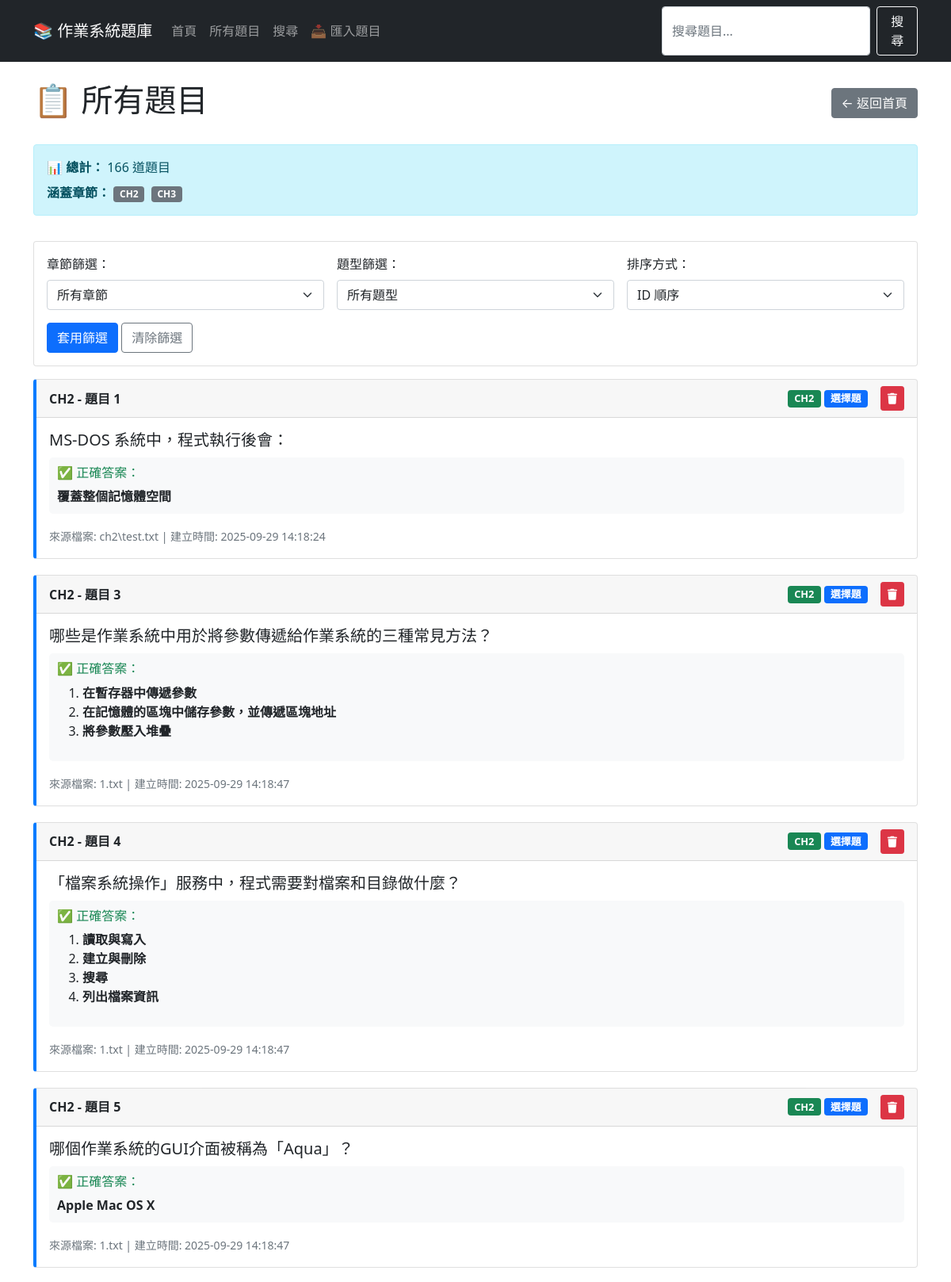
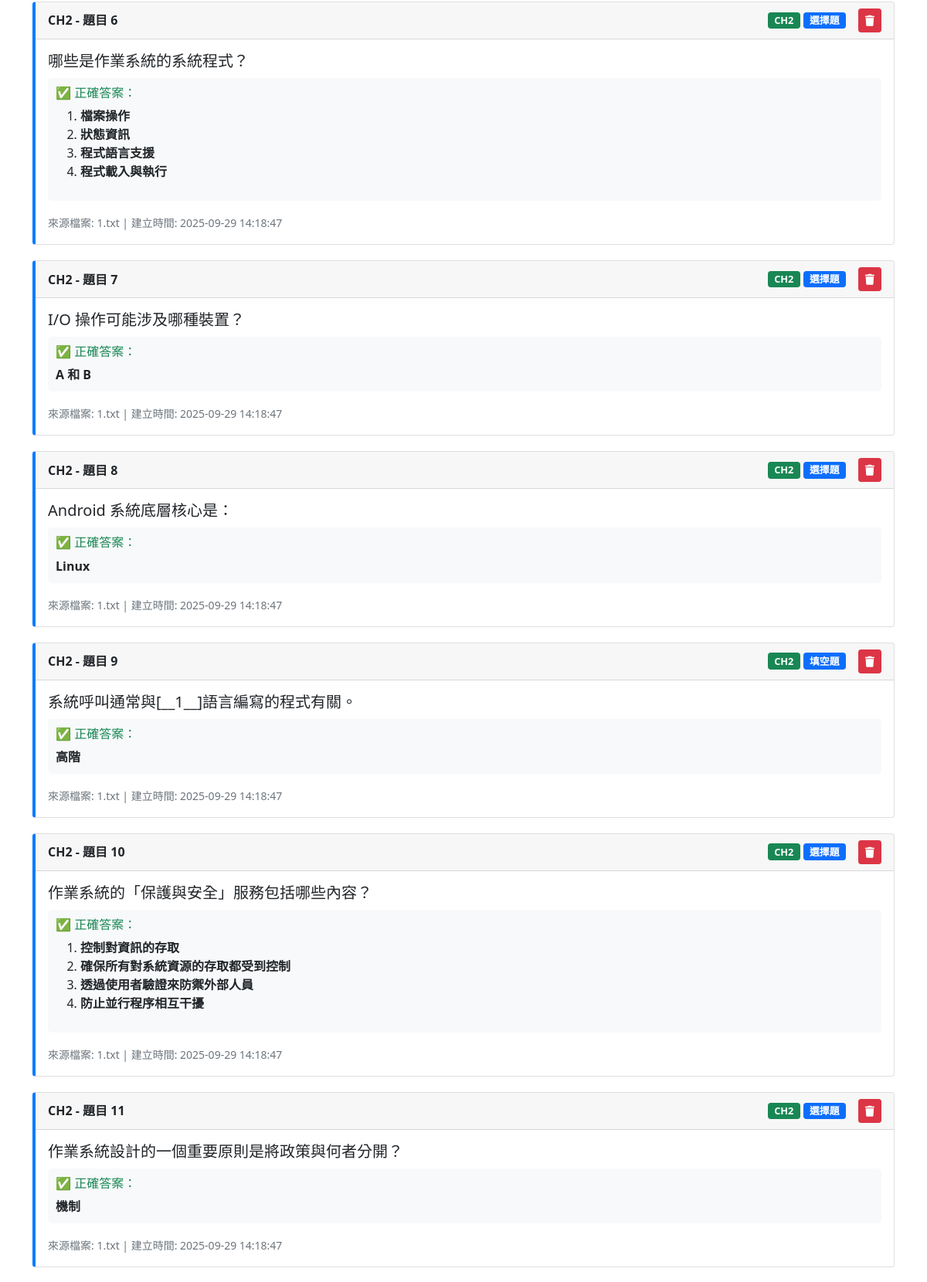
Screenshot of /all (upper part) with the database file from the repository (2 pictures, top to bottom).
### tables this page shows
CREATE TABLE questions (
    id INTEGER PRIMARY KEY AUTOINCREMENT,
    chapter TEXT NOT NULL,
    q_text TEXT NOT NULL,
    q_text_norm TEXT NOT NULL,
    q_type TEXT NOT NULL CHECK (q_type IN ('選擇題','填空題')),
    source_file TEXT,
    created_at TIMESTAMP DEFAULT CURRENT_TIMESTAMP,
    UNIQUE(chapter, q_text_norm)
);

CREATE TABLE answers (
    id INTEGER PRIMARY KEY AUTOINCREMENT,
    question_id INTEGER NOT NULL,
    position INTEGER NOT NULL,
    answer_text TEXT NOT NULL,
    created_at TIMESTAMP DEFAULT CURRENT_TIMESTAMP,
    UNIQUE(question_id, position, answer_text),
    FOREIGN KEY (question_id) REFERENCES questions(id) ON DELETE CASCADE
);

### web_app.py (the view)
@app.route('/all')
def view_all():
    questions = get_all_questions()
    return render_template('all_questions.html', questions=questions)

### web_app.py (called while the page is built)
def get_db_connection():
    conn = sqlite3.connect(str(DB_PATH))
    conn.row_factory = sqlite3.Row  # 讓結果可以像字典一樣存取
    return conn

### templates/all_questions.html (shortened to what this page needs)
{% extends "base.html" %}
{% block content %}
<div class="d-flex justify-content-between align-items-center mb-4">
    <h1>📋 所有題目</h1>
    <a href="{{ url_for('index') }}" class="btn btn-secondary">← 返回首頁</a>
</div>
<div class="row mb-3">
    <div class="col-md-12">
        <div class="alert alert-info">
            <strong>📊 總計：</strong> {{ questions|length }} 道題目
            {% if questions %}
            <div class="mt-2">
                {% set chapters = questions|map(attribute='chapter')|list|unique|list %}
                <strong>涵蓋章節：</strong>
                {% for chapter in chapters %}
                    <span class="badge bg-secondary me-1">{{ chapter.upper() }}</span>
                {% endfor %}
            </div>
            {% endif %}
        </div>
    </div>
</div>
<div class="row mb-3">
    <div class="col-md-12">
        <div class="card">
            <div class="card-body">
                <form method="GET" class="row g-3">
                    <div class="col-md-4">
                        <label for="chapter_filter" class="form-label">章節篩選：</label>
                        <select class="form-select" id="chapter_filter" name="chapter">
                            <option value="">所有章節</option>
                            {% set chapters = questions|map(attribute='chapter')|list|unique|list %}
                        </select>
                    </div>
                    <div class="col-md-4">
                        <label for="type_filter" class="form-label">題型篩選：</label>
                        <select class="form-select" id="type_filter" name="type">
                            <option value="">所有題型</option>
                            {% set types = questions|map(attribute='type')|list|unique|list %}
                        </select>
                    </div>
                    <div class="col-md-4">
                        <label for="sort" class="form-label">排序方式：</label>
                        <select class="form-select" id="sort" name="sort">
                            <option value="id" {% if request.args.get('sort') == 'id' %}selected{% endif %}>ID 順序</option>
                        </select>
                    </div>
                    <div class="col-md-12">
                        <button type="submit" class="btn btn-primary">套用篩選</button>
                        <a href="{{ url_for('view_all') }}" class="btn btn-outline-secondary">清除篩選</a>
                    </div>
                </form>
            </div>
        </div>
    </div>
</div>
{% if questions %}
    {% set filtered_questions = questions %}
    {% if request.args.get('chapter') %}
        {% set filtered_questions = questions|selectattr('chapter', 'equalto', request.args.get('chapter'))|list %}
    {% endif %}
    {% if request.args.get('type') %}
        {% set filtered_questions = filtered_questions|selectattr('type', 'equalto', request.args.get('type'))|list %}
    {% endif %}
    {% for question in filtered_questions %}
    <div class="card question-card">
        <div class="card-header d-flex justify-content-between align-items-center">
            <span><strong>{{ question.chapter.upper() }} - 題目 {{ question.id }}</strong></span>
            <div class="d-flex align-items-center">
                <span class="badge bg-success question-type-badge me-1">{{ question.chapter.upper() }}</span>
                <span class="badge bg-primary question-type-badge me-3">{{ question.type }}</span>
                <button class="btn btn-danger btn-sm delete-question-btn"
                        data-question-id="{{ question.id }}"
                        data-question-preview="{{ question.question[:50] }}..."
                        title="刪除題目">
                    <i class="fas fa-trash"></i>
                </button>
            </div>
        </div>
        <div class="card-body">
            <h5 class="card-title">{{ question.question }}</h5>
            {% if question.answers %}
            <div class="answer-list">
                <h6 class="text-success">✅ 正確答案：</h6>
                {% if question.answers|length == 1 %}
                    <p class="mb-0"><strong>{{ question.answers[0] }}</strong></p>
                {% else %}
                    <ol>
                        {% for answer in question.answers %}
                        <li><strong>{{ answer }}</strong></li>
                        {% endfor %}
                    </ol>
                {% endif %}
            </div>
            {% endif %}
            <div class="mt-3">
                <small class="text-muted">
                    來源檔案: {{ question.source_file or '未知' }} |
                    建立時間: {{ question.created_at }}
                </small>
            </div>
        </div>
    </div>
    {% endfor %}
{% else %}
    <div class="alert alert-warning text-center">
        <h4>😔 目前沒有任何題目</h4>
        <p>請先匯入題目到資料庫。</p>
        <a href="{{ url_for('index') }}" class="btn btn-primary">返回首頁</a>
    </div>
{% endif %}
{% endblock %}

### templates/base.html (shortened to what this page needs)
<!DOCTYPE html>
<html lang="zh-TW">
<head>
    <link href="https://cdn.jsdelivr.net/npm/bootstrap@5.1.3/dist/css/bootstrap.min.css" rel="stylesheet">
    <link rel="stylesheet" href="https://cdnjs.cloudflare.com/ajax/libs/font-awesome/6.0.0/css/all.min.css">
</head>
<body>
    <nav class="navbar navbar-expand-lg navbar-dark bg-dark">
        <div class="container">
            <a class="navbar-brand" href="{{ url_for('index') }}">📚 作業系統題庫</a>
            <div class="collapse navbar-collapse" id="navbarNav">
                <ul class="navbar-nav me-auto">
                    <li class="nav-item">
                        <a class="nav-link" href="{{ url_for('index') }}">首頁</a>
                    </li>
                    <li class="nav-item">
                        <a class="nav-link" href="{{ url_for('view_all') }}">所有題目</a>
                    </li>
                    <li class="nav-item">
                        <a class="nav-link" href="{{ url_for('search') }}">搜尋</a>
                    </li>
                    <li class="nav-item">
                        <a class="nav-link" href="{{ url_for('import_questions') }}">📥 匯入題目</a>
                    </li>
                </ul>
                <form class="d-flex" method="GET" action="{{ url_for('search') }}">
                    <input class="form-control me-2" type="search" name="q" placeholder="搜尋題目..."
                           value="{{ request.args.get('q', '') }}">
                    <button class="btn btn-outline-light" type="submit">搜尋</button>
                </form>
            </div>
        </div>
    </nav>
    <div class="container mt-4">
        {% block content %}{% endblock %}
    </div>
</body>
</html>

### templates/base.html (style rules this page uses)
.question-card { margin-bottom: 20px; border-left: 4px solid #007bff; }
.answer-list { background-color: #f8f9fa; padding: 10px; border-radius: 5px; margin-top: 10px; }
.question-type-badge { font-size: 0.8em; }

### rows the page displays
questions: upper "CH2", chapter "CH2", id "1", type "選擇題", question "MS-DOS 系統中，程式執行後會：", answer_text "覆蓋整個記憶體空間", source_file "ch2\\test.txt", created_at "2025-09-29 14:18:24"
questions: upper "CH3"
questions: chapter "CH2", id "3", type "選擇題", question "哪些是作業系統中用於將參數傳遞給作業系統的三種常見方法？", source_file "1.txt", created_at "2025-09-29 14:18:47"
answers: answer_text "在暫存器中傳遞參數"
answers: answer_text "在記憶體的區塊中儲存參數，並傳遞區塊地址"
answers: answer_text "將參數壓入堆疊"
questions: chapter "CH2", id "4", type "選擇題", question "「檔案系統操作」服務中，程式需要對檔案和目錄做什麼？", source_file "1.txt", created_at "2025-09-29 14:18:47"
answers: answer_text "讀取與寫入"
answers: answer_text "建立與刪除"
answers: answer_text "搜尋"
answers: answer_text "列出檔案資訊"
questions: chapter "CH2", id "5", type "選擇題", question "哪個作業系統的GUI介面被稱為「Aqua」？", answer_text "Apple Mac OS X", source_file "1.txt", created_at "2025-09-29 14:18:47"
questions: chapter "CH2", id "6", type "選擇題", question "哪些是作業系統的系統程式？", source_file "1.txt", created_at "2025-09-29 14:18:47"
answers: answer_text "檔案操作"
answers: answer_text "狀態資訊"
answers: answer_text "程式語言支援"
answers: answer_text "程式載入與執行"
questions: chapter "CH2", id "7", type "選擇題", question "I/O 操作可能涉及哪種裝置？", answer_text "A 和 B", source_file "1.txt", created_at "2025-09-29 14:18:47"
questions: chapter "CH2", id "8", type "選擇題", question "Android 系統底層核心是：", answer_text "Linux", source_file "1.txt", created_at "2025-09-29 14:18:47"
questions: chapter "CH2", id "9", type "填空題", question "系統呼叫通常與[__1__]語言編寫的程式有關。", answer_text "高階", source_file "1.txt", created_at "2025-09-29 14:18:47"
questions: chapter "CH2", id "10", type "選擇題", question "作業系統的「保護與安全」服務包括哪些內容？", source_file "1.txt", created_at "2025-09-29 14:18:47"
answers: answer_text "控制對資訊的存取"
answers: answer_text "確保所有對系統資源的存取都受到控制"
answers: answer_text "透過使用者驗證來防禦外部人員"
answers: answer_text "防止並行程序相互干擾"
questions: chapter "CH2", id "11", type "選擇題", question "作業系統設計的一個重要原則是將政策與何者分開？", answer_text "機制", source_file "1.txt", created_at "2025-09-29 14:18:47"

### other values shown
{{ questions|length }} "166"
